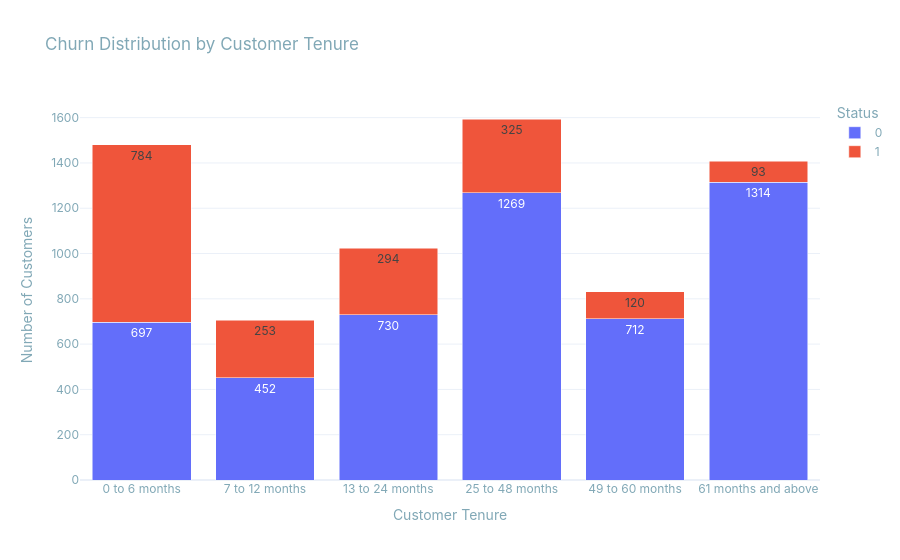

Notebook source saved alongside this figure:
### Markdown cell above
The churn rate is lowest among customers paying less than 30 per month (9.8%) and peaks among those paying between 70 and less than 90 (38.0%).

### Code cell
df_copy["Tenure_range"] = pd.cut(
    df_copy["tenure"],
    bins=[-1, 6, 12, 24, 48, 60, np.inf],
    labels=[
        "0 to 6 months",
        "7 to 12 months",
        "13 to 24 months",
        "25 to 48 months",
        "49 to 60 months",
        "61 months and above"
    ]
)

tenure_churn_plot = df_copy.groupby(["Tenure_range", "Churn"], observed=False).size().reset_index(name="Number_of_customers")
tenure_churn_plot["Churn"] = tenure_churn_plot["Churn"].astype(str)

fig = px.bar(
    tenure_churn_plot,
    x="Tenure_range",
    y="Number_of_customers",
    color="Churn",
    barmode="stack",
    text_auto=True,
    title="Churn Distribution by Customer Tenure",
    category_orders={
        "Tenure_range": [
            "0 to 6 months",
            "7 to 12 months",
            "13 to 24 months",
            "25 to 48 months",
            "49 to 60 months",
            "61 months and above"
        ],
        "Churn_status": ["Non churn", "Churn"]
    },
    labels={
        "Tenure_range": "Customer Tenure",
        "Number_of_customers": "Number of Customers",
        "Churn_status": "Customer Status"
    }
)

fig.update_layout(
    template="plotly_white",
    plot_bgcolor="rgba(0,0,0,0)",
    paper_bgcolor="rgba(0,0,0,0)",
    font=dict(
        family="Inter",
        color="#81A8B6"
    ),
    legend_title_text="Status",
    xaxis_title="Customer Tenure",
    yaxis_title="Number of Customers"
)

fig.update_traces(textposition="inside")
fig.show()

### Figure 1 — Plotly figure (JSON) as saved in the notebook; plotly's stock layout.template omitted (floating-point values rounded to 4 significant figures)
{"data": [{"hovertemplate": "Churn=0<br>Customer Tenure=%{x}<br>Number of Customers=%{y}<extra></extra>", "legendgroup": "0", "marker": {"color": "#636efa", "pattern": {"shape": ""}}, "name": "0", "orientation": "v", "showlegend": true, "textposition": "inside", "texttemplate": "%{y}", "type": "bar", "x": ["0 to 6 months", "7 to 12 months", "13 to 24 months", "25 to 48 months", "49 to 60 months", "61 months and above"], "xaxis": "x", "y": [697, 452, 730, 1269, 712, 1314], "yaxis": "y"}, {"hovertemplate": "Churn=1<br>Customer Tenure=%{x}<br>Number of Customers=%{y}<extra></extra>", "legendgroup": "1", "marker": {"color": "#EF553B", "pattern": {"shape": ""}}, "name": "1", "orientation": "v", "showlegend": true, "textposition": "inside", "texttemplate": "%{y}", "type": "bar", "x": ["0 to 6 months", "7 to 12 months", "13 to 24 months", "25 to 48 months", "49 to 60 months", "61 months and above"], "xaxis": "x", "y": [784, 253, 294, 325, 120, 93], "yaxis": "y"}], "layout": {"barmode": "stack", "font": {"color": "#81A8B6", "family": "Inter"}, "legend": {"title": {"text": "Status"}, "tracegroupgap": 0}, "paper_bgcolor": "rgba(0,0,0,0)", "plot_bgcolor": "rgba(0,0,0,0)", "title": {"text": "Churn Distribution by Customer Tenure"}, "xaxis": {"anchor": "y", "categoryarray": ["0 to 6 months", "7 to 12 months", "13 to 24 months", "25 to 48 months", "49 to 60 months", "61 months and above"], "categoryorder": "array", "domain": [0, 1], "title": {"text": "Customer Tenure"}}, "yaxis": {"anchor": "x", "domain": [0, 1], "title": {"text": "Number of Customers"}}}}
